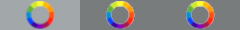
#> input picture assets/color/custom.png, 240 x 30 px
$ python resizer.py ../assets/color/custom.png
#> lines starting #> are read from the running program, lines starting #| are printed output that depends on the picture
from PIL import Image
import sys

def display_help() -> None:
    with open("bonus/help.txt") as file:
        print(file.read())

def main(path: str) -> None:
#> called with path = '../assets/color/custom.png'
    try:
        image = Image.open(path)
#> image is the input picture: PIL image 240x30 RGBA; mean R, G, B, A 140.2, 136.8, 134.5, 255
    except FileNotFoundError:
        print(f"No such file or directory: '{path}'.")
        exit()
    new_image = image.resize((1728, 972))
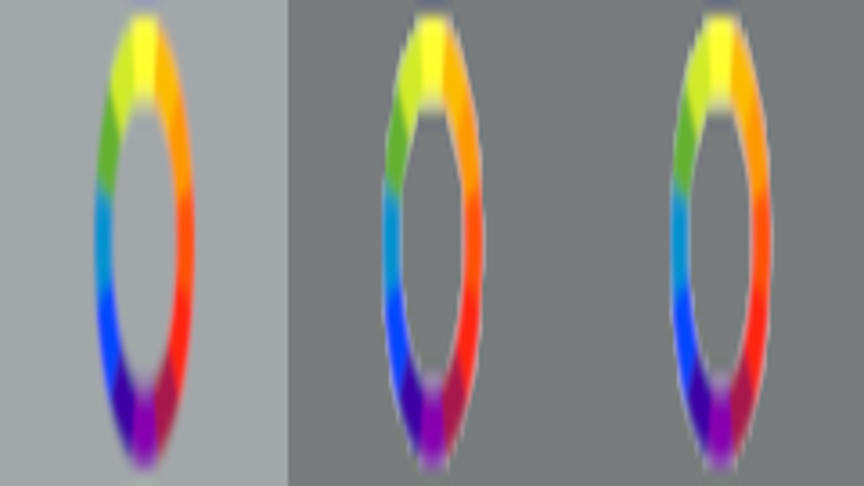
#> new_image: PIL image 1728x972 RGBA (shown at 1/2 size); mean R, G, B, A 140.2, 136.8, 134.5, 255
    new_image.save(path)
try:
    if (sys.argv[1] == "-h"):
        display_help()
        exit()
except IndexError:
    print(f"Must give a file path as an argument.")
main(sys.argv[1])
